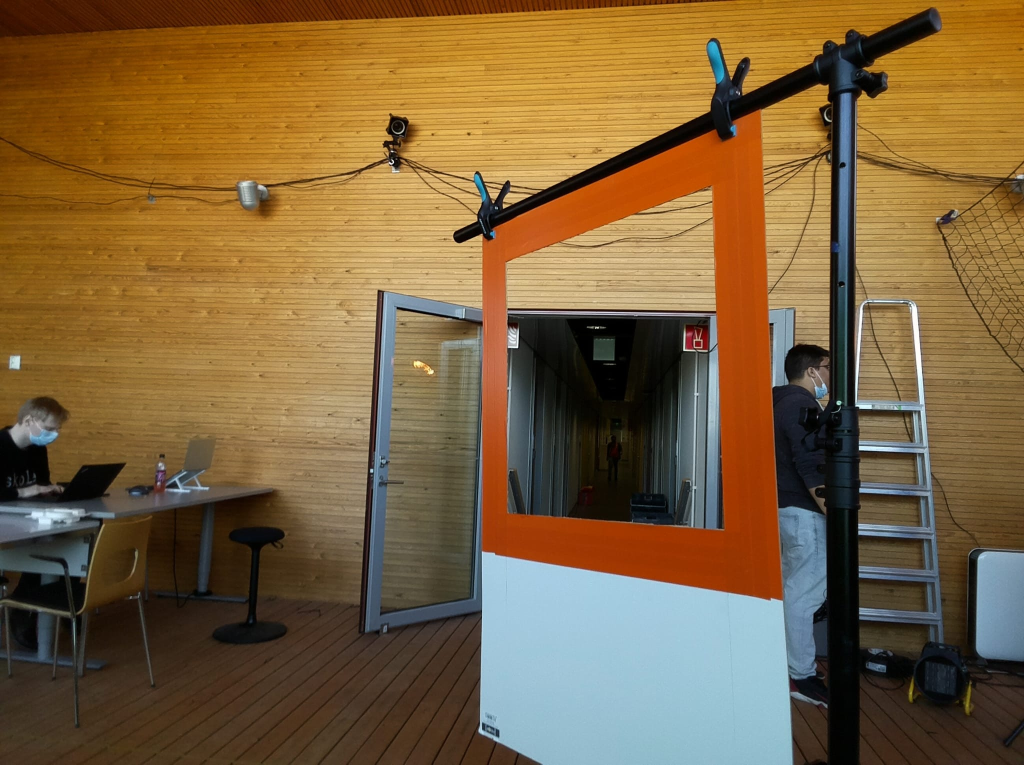
#> input picture pictures/square4.jpeg, 2048 x 1529 px (shown at 1/2 size)
$ python 'testing contours.py'
#> lines starting #> are read from the running program, lines starting #| are printed output that depends on the picture; after the words box and inside, x2 and y2 are one past the last pixel; in counts of white or black regions, pixels touching at a corner belong together
import cv2

# Read image for contour detection
input_image = cv2.imread('./pictures/square4.jpeg')
#> input_image is the input picture: shape (1529, 2048, 3); mean B, G, R 61.4, 98.3, 124.7

#min 60,130,90
#max 110,255,170
# Make a copy to draw bounding box
input_image_cpy = input_image.copy()

# Convert input image to grayscale
gray_img = cv2.cvtColor(input_image, cv2.COLOR_BGR2GRAY)
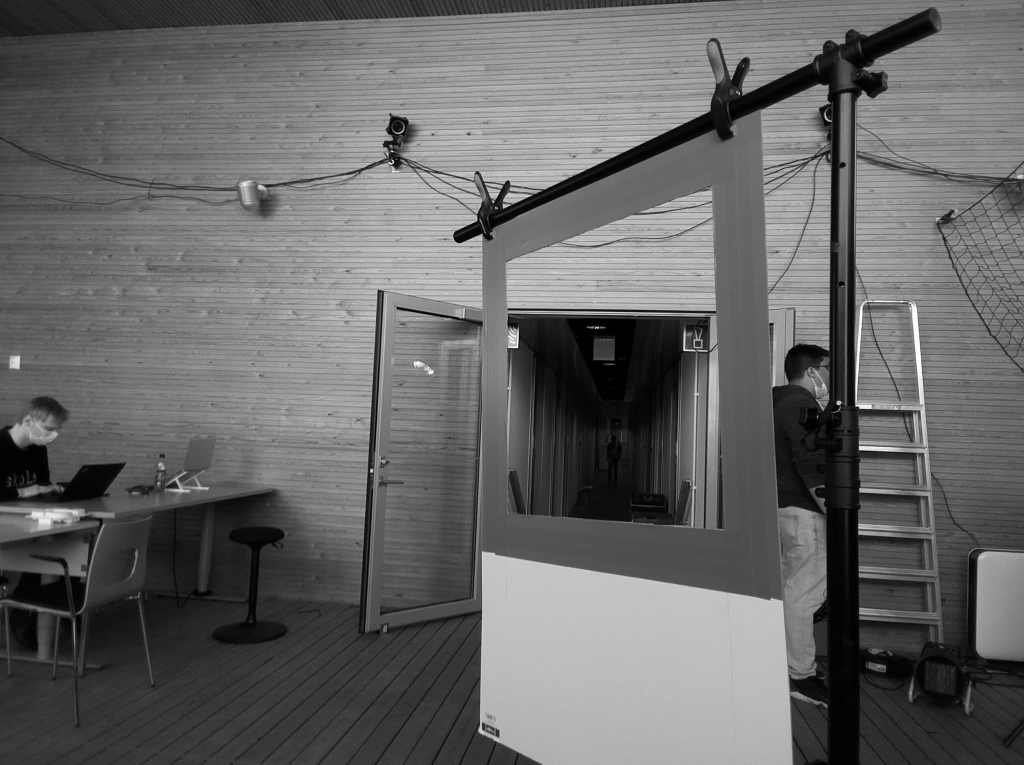
#> gray_img: shape (1529, 2048) (shown at 1/2 size); min 0, max 255, mean 102

threshold_value = gray_img[216, 402]
#> threshold_value = 105
print(threshold_value)
#| 105

# Convert the grayscale image to binary
ret, binary_img = cv2.threshold(gray_img, threshold_value, 255, cv2.THRESH_BINARY)
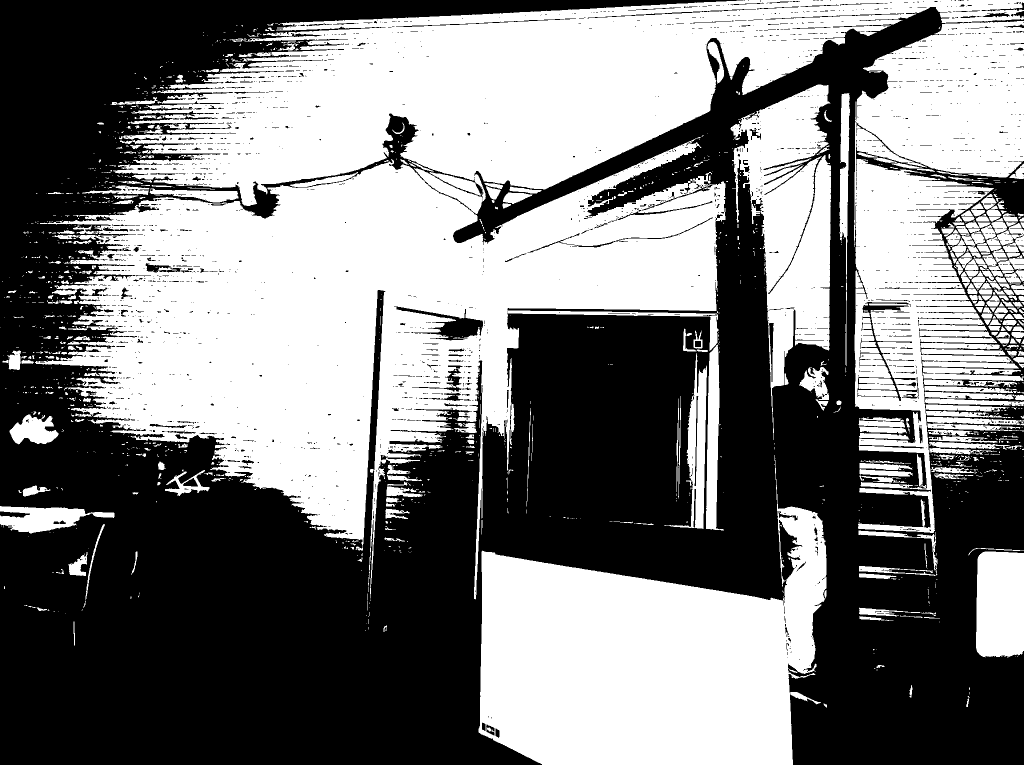
#> binary_img: shape (1529, 2048) (shown at 1/2 size); 48.9% white; 1404 white regions (1014 under 20 px), largest, box (x1, y1, x2, y2) and area: (70, 0, 2048, 1199) 885966, (957, 910, 1653, 1529) 248115, (1708, 42, 2048, 1066) 183452
#> ret = 105

# Invert image
inverted_binary_img = ~ binary_img
#> inverted_binary_img: shape (1529, 2048); 51.1% white; 1404 black regions (1014 under 20 px)

# Detect contours
# hierarchy variable contains information about the relationship between each contours
contours_list, hierarchy = cv2.findContours(inverted_binary_img,
                                       cv2.RETR_TREE,
                                       cv2.CHAIN_APPROX_SIMPLE) # Find contours
#> contours_list = 3792 contours, 3175 with area under 20; largest, box (x1, y1, x2, y2) and area: (0, 0, 2048, 1529) 2269298, (69, 276, 1452, 1200) 549130, (1460, 168, 1663, 881) 74328, (1327, 705, 1415, 1059) 9718, (1411, 688, 1449, 1062) 8026

# for each detected contours
for contour_num in range(len(contours_list)):

    # Draw detected contour with shape name
    contour1 = cv2.drawContours(input_image_cpy, contours_list, contour_num, (255, 0, 255), 3)

    # Find number of points of detected contour
    end_points = cv2.approxPolyDP(contours_list[contour_num], 0.01 * cv2.arcLength(contours_list[contour_num], True), True)

    # Make sure contour area is large enough (Rejecting unwanted contours)
    if (cv2.contourArea(contours_list[contour_num])) > 10000:

        # Find first point of each shape
        point_x = end_points[0][0][0]
        point_y = end_points[0][0][1]

        # Writing shape name at center of each shape in black color (0, 0, 0)
        text_color_black = (0, 0, 0)

        # If a contour have four end points, then shape should be a Rectangle or Square
        if len(end_points) == 4:
            cv2.putText(input_image_cpy, 'Rectangle', (point_x, point_y),
                        cv2.FONT_HERSHEY_SIMPLEX, 0.9, text_color_black, 2)


    cv2.imshow('detected square', contour1)
    cv2.waitKey(0)
    cv2.destroyAllWindows()
#> this loop made 3792 passes
#> (point_x, point_y) on passes 1082, 2614, 3565: (0, 0), (1451, 367), (1656, 169)
#> end_points on passes 5 to 10: [[982, 1434], [982, 1436]], [[977, 1432], [977, 1434]], [[1619, 1331]], [[1599, 1318], [1599, 1319]], [[1575, 1314]], [[1574, 1304], [1574, 1309]]
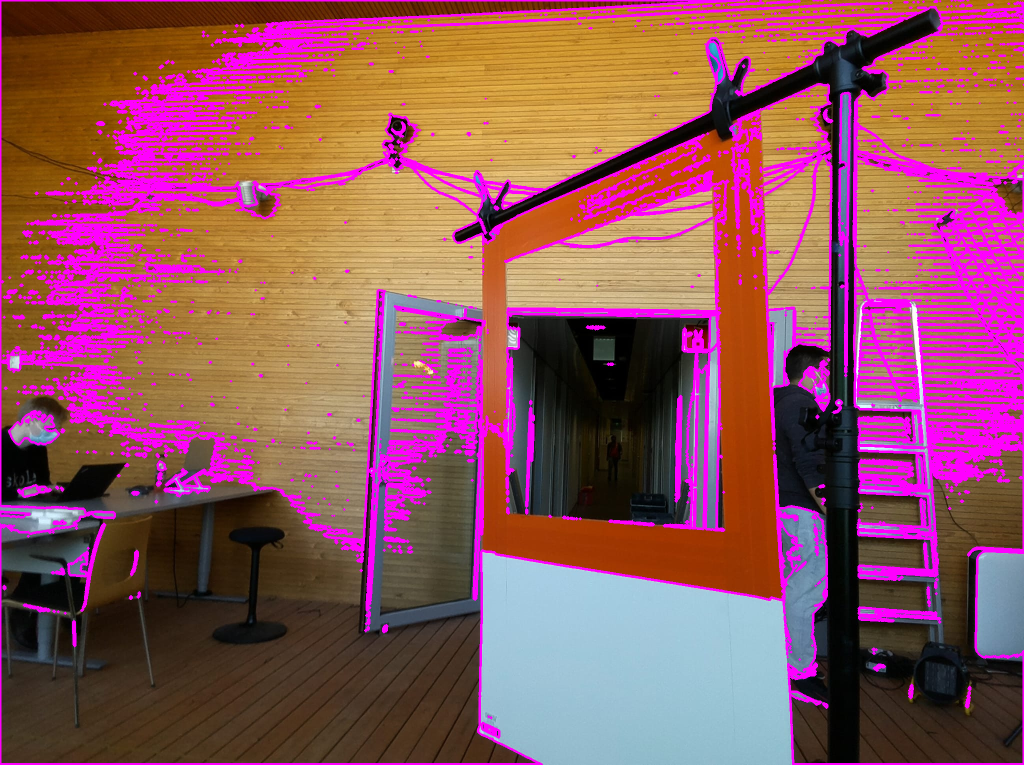
#> input_image_cpy: shape (1529, 2048, 3) (shown at 1/2 size); 15.48% of pixels changed, all inside (x1, y1, x2, y2) = (0, 0, 2048, 1529)

$ run again, with pictures/square1.jpeg copied over pictures/square4.jpeg
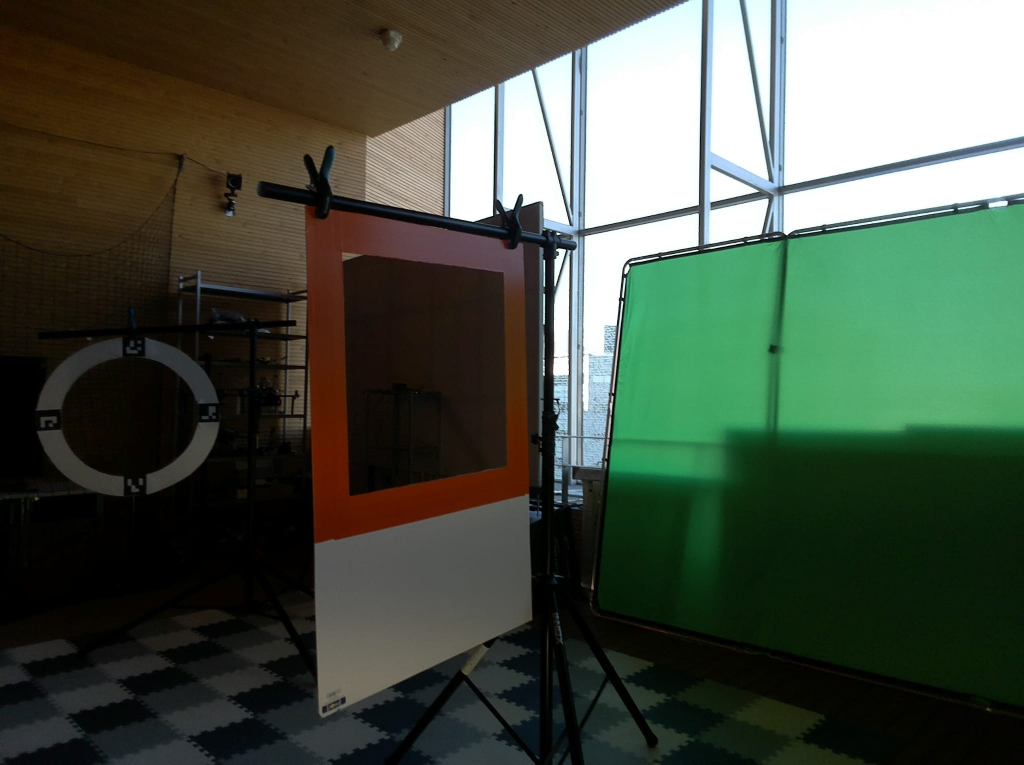
#> input picture pictures/square1.jpeg, 2048 x 1529 px (shown at 1/2 size)
#> input_image is the input picture: shape (1529, 2048, 3); mean B, G, R 68.3, 82.1, 71.8
#> threshold_value = 46
#| 46
#> `ret, binary_img = cv2.threshold(gray_img, threshold_value, 255, cv2.TH..`:
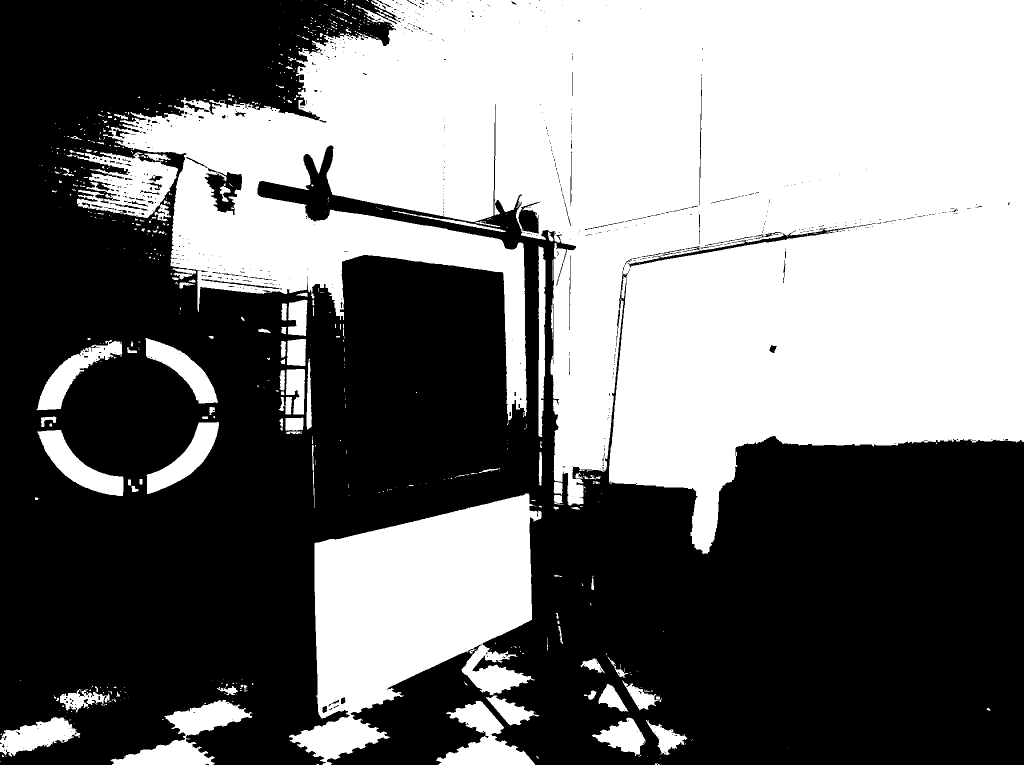
#> binary_img: shape (1529, 2048) (shown at 1/2 size); 46.6% white; 604 white regions (472 under 20 px), largest, box (x1, y1, x2, y2) and area: (206, 0, 2048, 1108) 1195268, (578, 987, 1083, 1529) 149001, (133, 304, 356, 442) 15213
#> inverted_binary_img: shape (1529, 2048); 53.4% white; 604 black regions (472 under 20 px)
#> contours_list = 1410 contours, 1192 with area under 20; largest, box (x1, y1, x2, y2) and area: (0, 0, 2048, 1529) 1733262, (132, 303, 357, 437) 17248, (73, 859, 248, 993) 8437, (72, 679, 246, 822) 7738, (292, 843, 439, 989) 7626
#> the loop `for contour_num in range(len(contours_list)):` made 1410 passes
#> (point_x, point_y, text_color_black) on passes 608, 1093: (0, 0, (0, 0, 0)), (356, 338, (0, 0, 0))
#> after the loop `for contour_num in range(len(contours_list)):`:
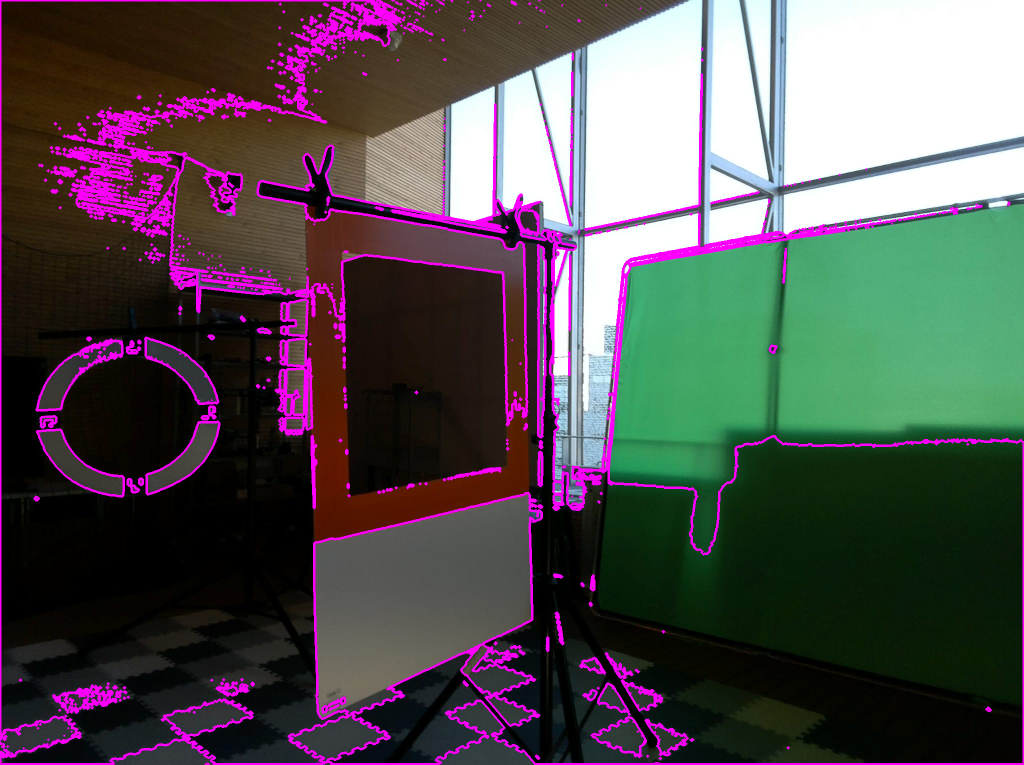
#> input_image_cpy: shape (1529, 2048, 3) (shown at 1/2 size); 6.34% of pixels changed, all inside (x1, y1, x2, y2) = (0, 0, 2048, 1529)

$ run again, with pictures/square11.jpeg copied over pictures/square4.jpeg
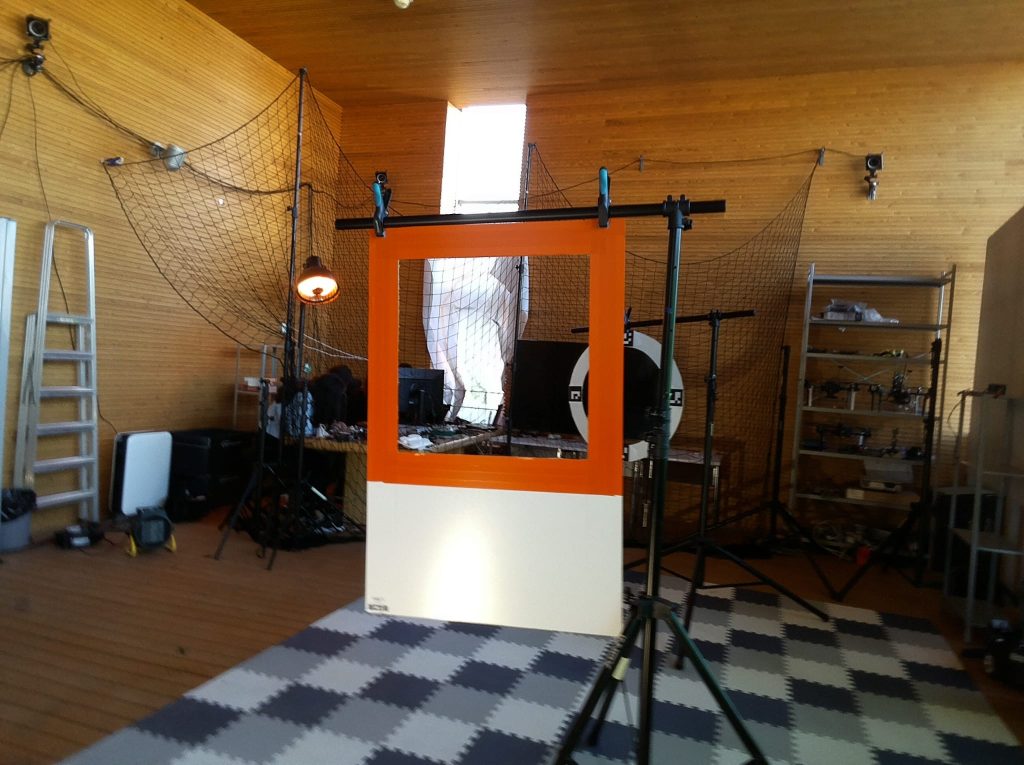
#> input picture pictures/square11.jpeg, 2048 x 1529 px (shown at 1/2 size)
#> input_image is the input picture: shape (1529, 2048, 3); mean B, G, R 60.8, 85.6, 108.9
#> threshold_value = 156
#| 156
#> `ret, binary_img = cv2.threshold(gray_img, threshold_value, 255, cv2.TH..`:
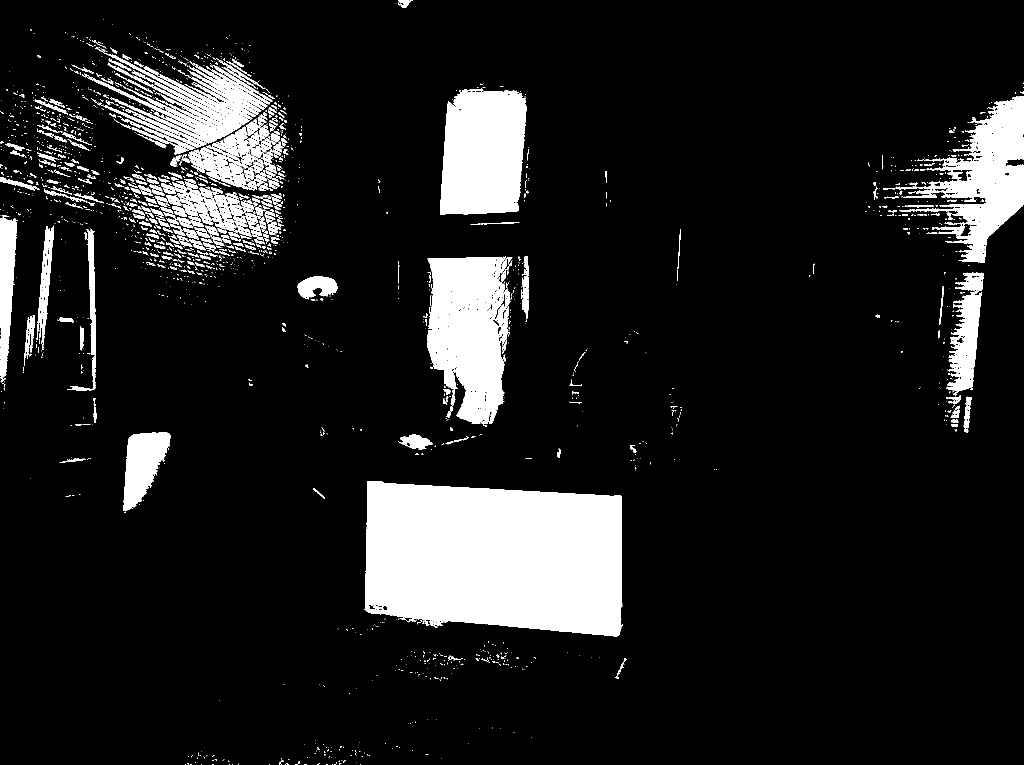
#> binary_img: shape (1529, 2048) (shown at 1/2 size); 11.7% white; 2085 white regions (1626 under 20 px), largest, box (x1, y1, x2, y2) and area: (729, 962, 1245, 1273) 138915, (854, 514, 1018, 853) 40469, (880, 177, 1053, 429) 37818
#> inverted_binary_img: shape (1529, 2048); 88.3% white; 2085 black regions (1626 under 20 px)
#> contours_list = 3096 contours, 2474 with area under 20; largest, box (x1, y1, x2, y2) and area: (0, 0, 2048, 1529) 3085082, (728, 961, 1246, 1274) 139944, (853, 513, 1019, 854) 42004, (879, 180, 1054, 430) 38202, (167, 104, 546, 288) 22984
#> the loop `for contour_num in range(len(contours_list)):` made 3096 passes
#> (point_x, point_y) on passes 103, 374, 817, 974, 2596, 2875: (0, 0), (733, 962), (1963, 544), (855, 516), (1043, 185), (167, 147)
#> after the loop `for contour_num in range(len(contours_list)):`:
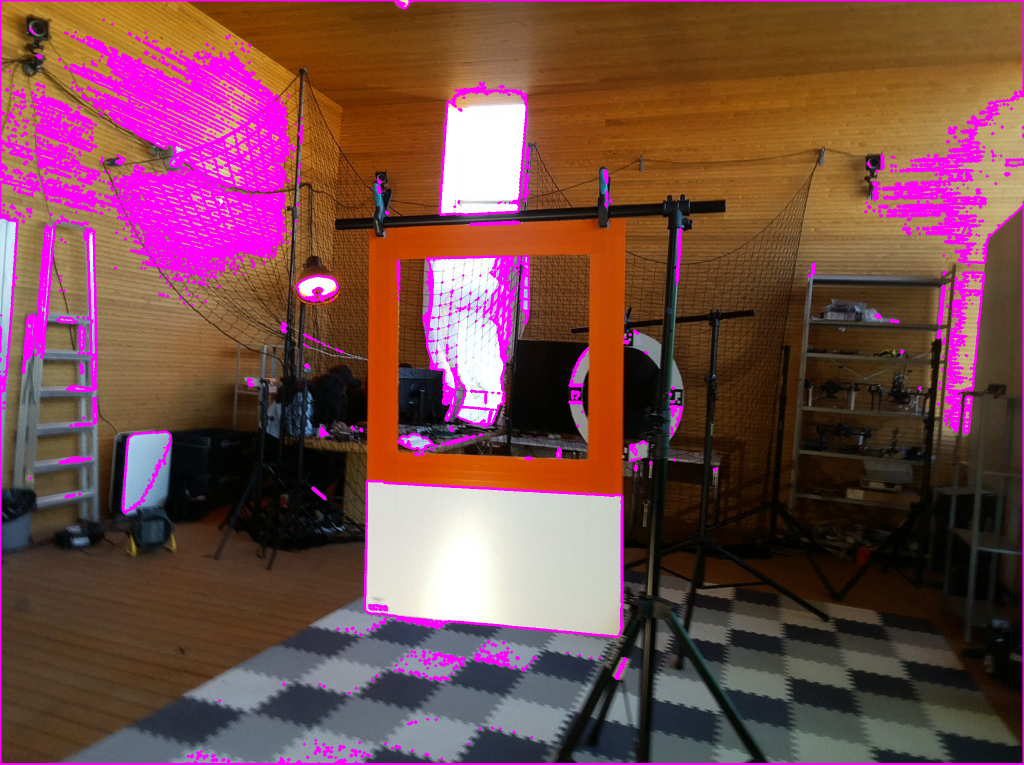
#> input_image_cpy: shape (1529, 2048, 3) (shown at 1/2 size); 8.21% of pixels changed, all inside (x1, y1, x2, y2) = (0, 0, 2048, 1529)
